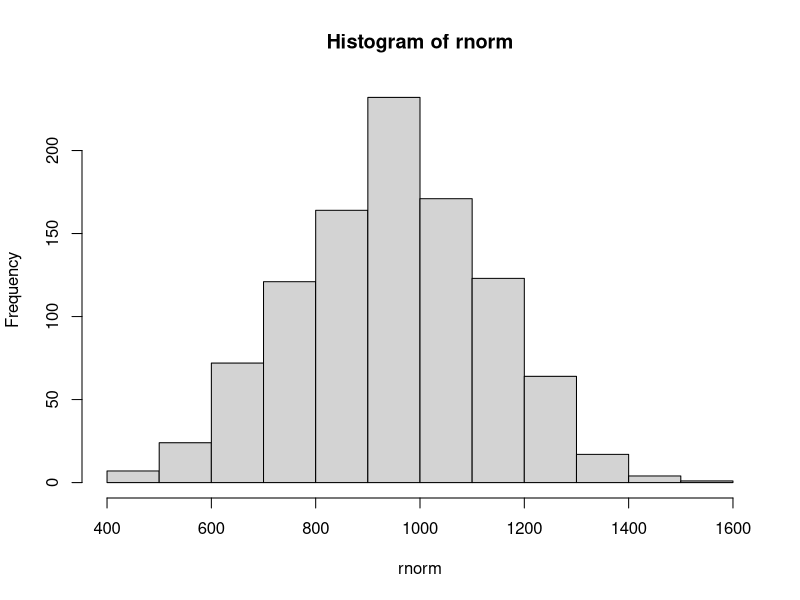
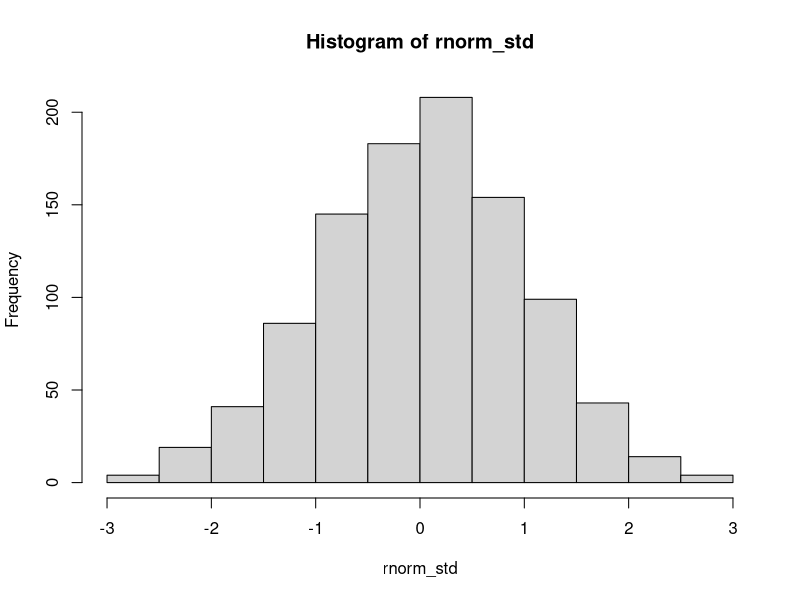

Write R code to recreate these figures, in order.
## ---- chunk 1
knitr::opts_chunk$set(echo = TRUE)
options(tinytex.verbose = TRUE)
library(ggplot2)
## ---- chunk 2
mean <- 940
sd <- 190
rnorm <- rnorm(1000, mean = mean, sd = sd)
rnorm_std <- (rnorm - mean) / sd
## ---- chunk 3
hist(rnorm)
hist(rnorm_std)
